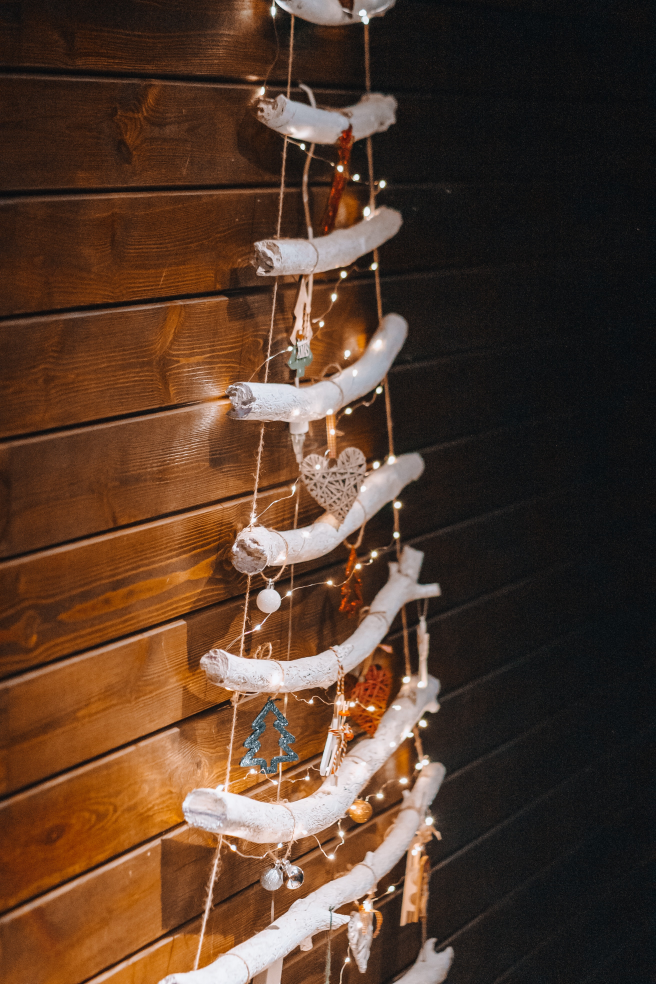
//> input picture OpenCVProject/OpenCVProject/image.jpg, 2624 x 3936 px (shown at 1/4 size)
$ ./OpenCVProject   (built with g++ and OpenCV 4)
//> lines starting //> are read from the running program, lines starting //| are printed output that depends on the picture

#include <opencv2/highgui/highgui.hpp>
#include <opencv2/imgproc/imgproc.hpp>
#include <iostream>

using namespace cv;
using namespace std;
Mat rotate(Mat original, double angle)
{
    Mat rotated;
    Point2f pt(original.cols / 2., original.rows / 2.);
    Mat r = getRotationMatrix2D(pt, angle, 1.0);
    warpAffine(original, rotated, r, Size(original.cols, original.rows));
    return rotated;
}

int main()
{
    Mat original = imread("image.jpg");
//> original is the input picture: 3936 rows x 2624 cols, CV_8UC3; mean B, G, R 43.2, 58.9, 83.8

    resize(original, original, Size(), 0.3, 0.3, INTER_LINEAR);
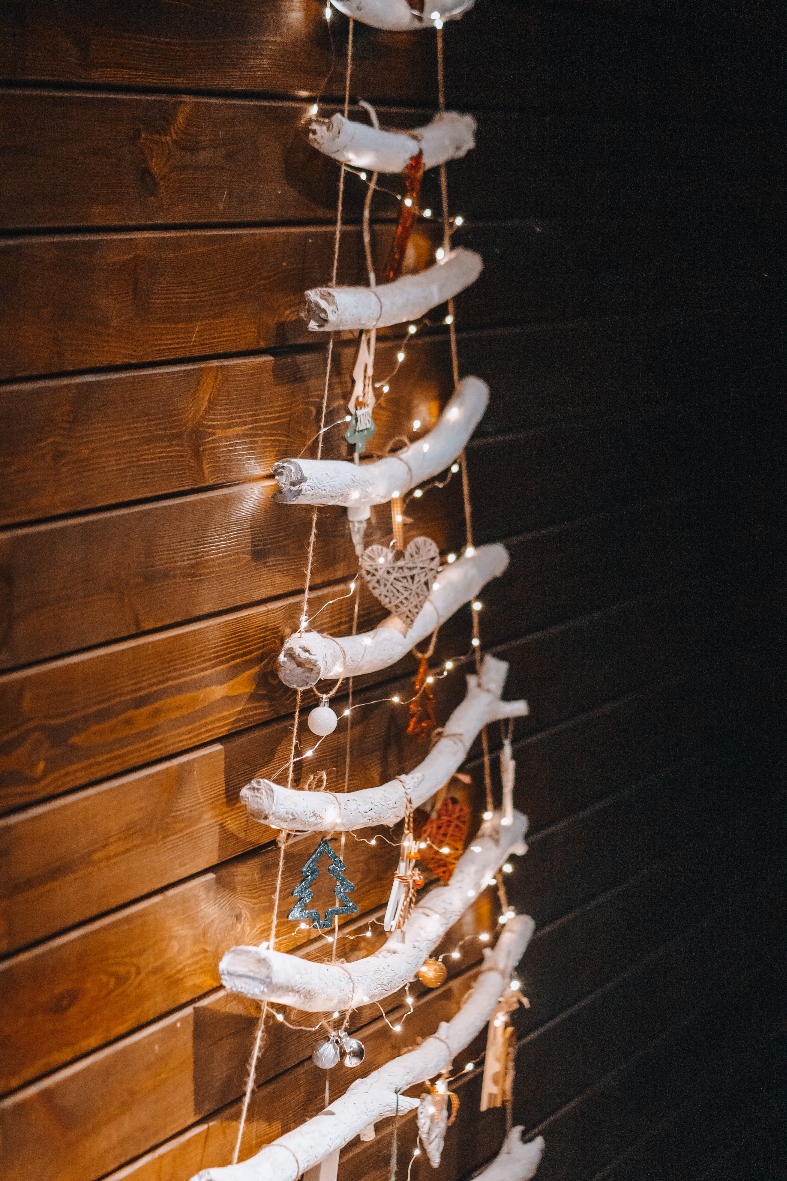
//> original: 1181 rows x 787 cols, CV_8UC3; mean B, G, R 43.1, 58.8, 83.7

    Mat rotated;
    double angle;
    cout << "Enter Angle you want to rotate this: ";
    cin >> angle;
//> the answer given: 45
    rotated = rotate(original, angle);
//> in rotate, `warpAffine(original, rotated, r, Size(original.cols, original.rows));`:
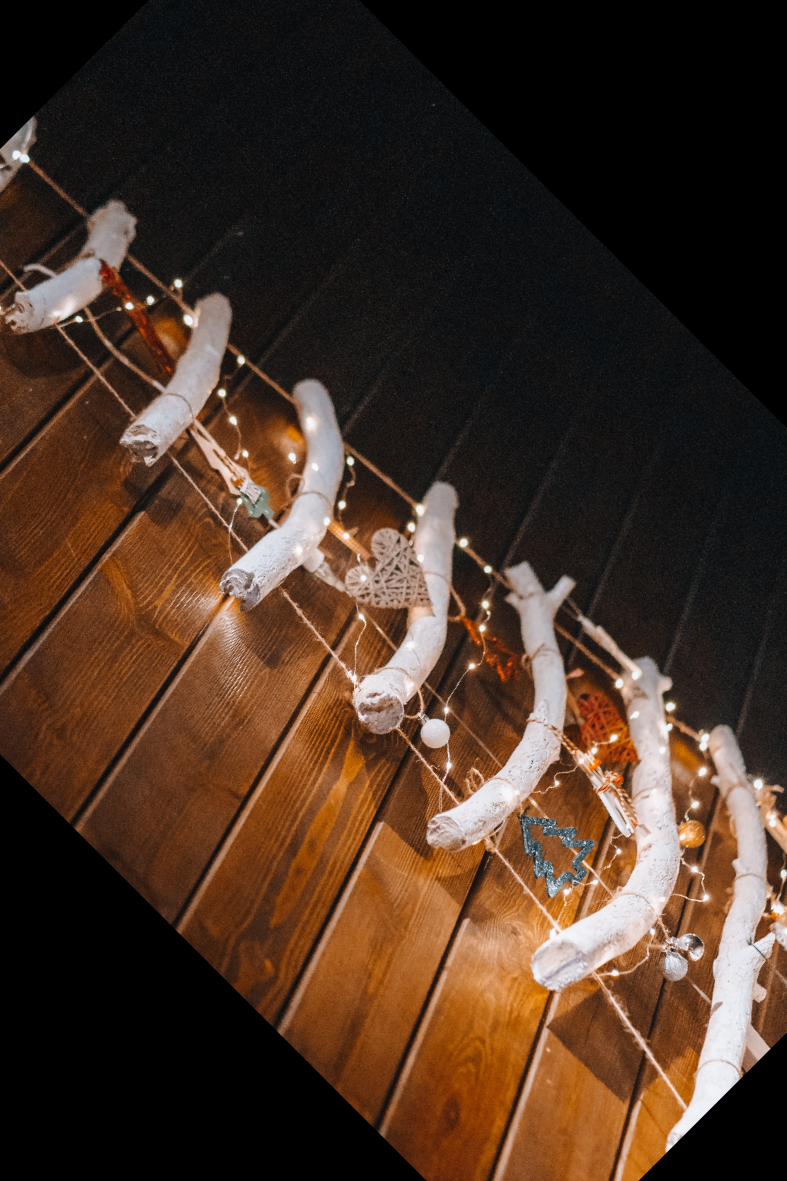
//> rotated: 1181 rows x 787 cols, CV_8UC3; mean B, G, R 37.1, 50.9, 72.3

    imshow("Original Image", original);
    imshow("Rotated Image", rotated);
    waitKey(0);
    return 0;
}
